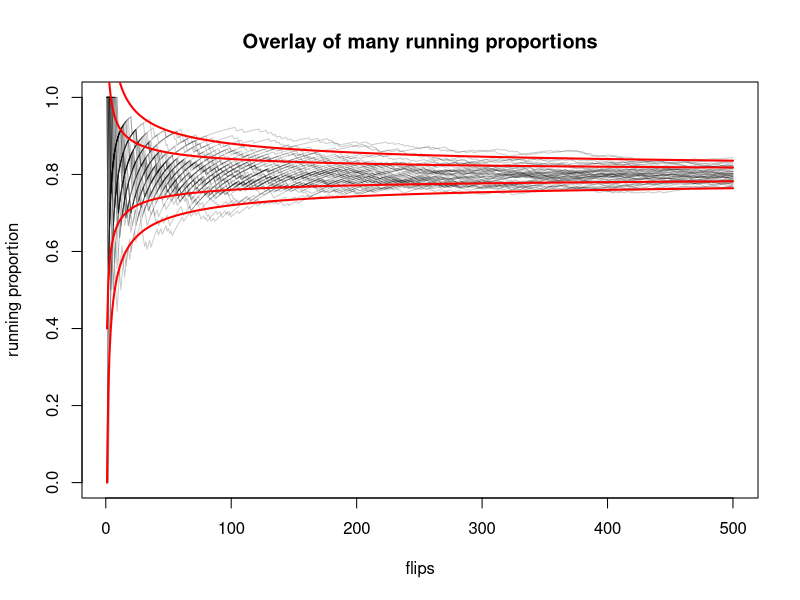

Reproduce this figure in R.

p = 0.8
sd = sqrt(p*(1-p))

n = 500
repeats = 50

alp = 0.2

pdf('running_proportion_overlay.pdf')

for(i in 1:repeats){
    flips = (runif(n) < p)
    run = c()
    for(j in 1:n){
        run = c(run, sum(flips[1:j])/j)
    }
    if(i==1){plot(1:n, run, type='l', ylim=c(0,1), xlab='flips', ylab='running proportion', main='Overlay of many running proportions', col=rgb(0,0,0,alpha=alp))}
    else{lines(1:n, run, col=rgb(0,0,0,alpha=alp))}
}

xs = 1:n
UB = p+sd/sqrt(xs)
LB = p-sd/sqrt(xs)
dUB = p+2*sd/sqrt(xs)
dLB = p-2*sd/sqrt(xs)

lines(1:n, UB, lwd=2, col=rgb(1,0,0,alpha=1))
lines(1:n, LB, lwd=2, col=rgb(1,0,0,alpha=1))
lines(1:n, dUB, lwd=2, col=rgb(1,0,0,alpha=1))
lines(1:n, dLB, lwd=2, col=rgb(1,0,0,alpha=1))

dev.off()
